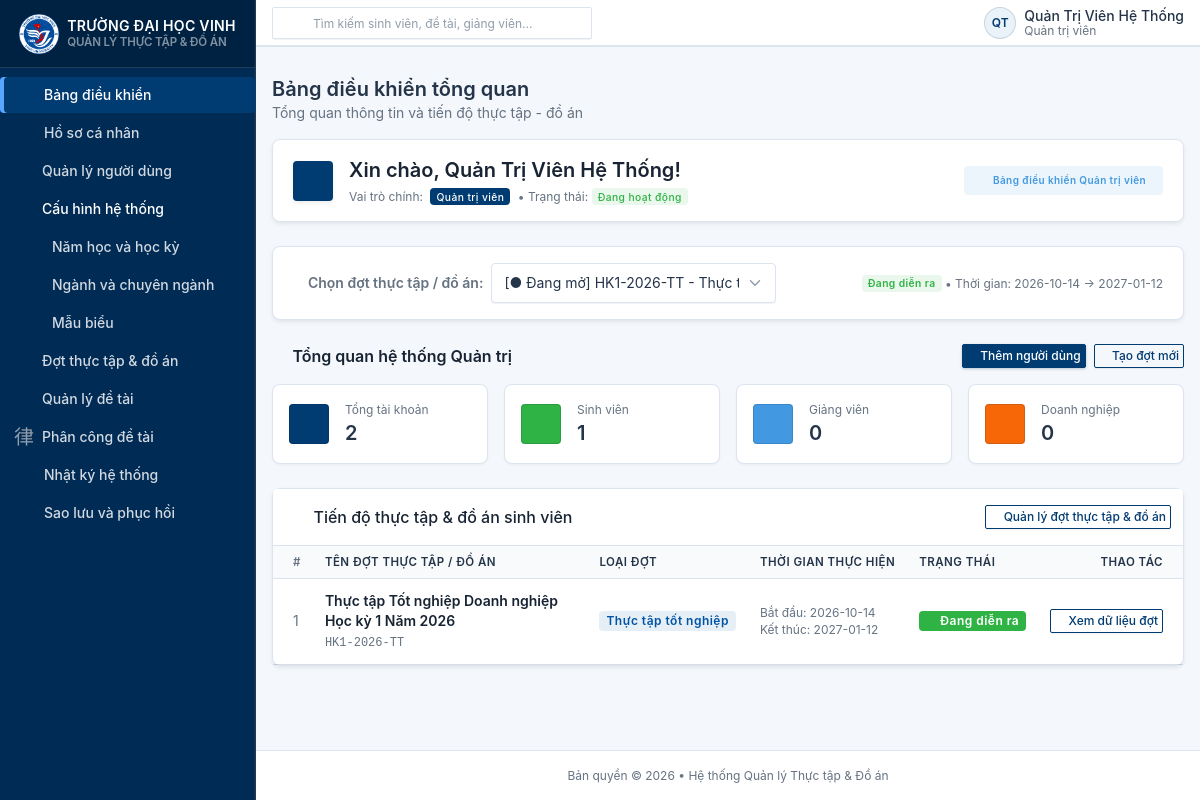
The app's page /dashboard (signed in) with its own data.
### tables this page shows
CREATE TABLE IF NOT EXISTS `internship_periods` (
    `id` INT UNSIGNED AUTO_INCREMENT PRIMARY KEY COMMENT 'Khóa chính tự tăng',
    `code` VARCHAR(50) NOT NULL COMMENT 'Mã đợt định danh duy nhất (vd: HK1-2026-TT, HK2-2026-DA)',
    `name` VARCHAR(150) NOT NULL COMMENT 'Tên hiển thị của đợt thực tập / đồ án',
    `type` ENUM('internship', 'graduation_project') NOT NULL COMMENT 'Loại đợt: internship (Thực tập) hoặc graduation_project (Đồ án tốt nghiệp)',
    `start_date` DATE NOT NULL COMMENT 'Ngày bắt đầu đợt (YYYY-MM-DD)',
    `end_date` DATE NOT NULL COMMENT 'Ngày kết thúc đợt (YYYY-MM-DD)',
    `status` ENUM('draft', 'active', 'closed') NOT NULL DEFAULT 'draft' COMMENT 'Trạng thái đợt: draft (Nháp/Chưa mở), active (Đang diễn ra), closed (Đã kết thúc/Đóng)',
    `description` TEXT NULL COMMENT 'Mô tả chi tiết, quy định hoặc thông báo cho đợt',
    `created_at` DATETIME NOT NULL DEFAULT CURRENT_TIMESTAMP COMMENT 'Thời điểm tạo bản ghi',
    `updated_at` DATETIME NOT NULL DEFAULT CURRENT_TIMESTAMP ON UPDATE CURRENT_TIMESTAMP COMMENT 'Thời điểm cập nhật cuối',
    UNIQUE KEY `uk_internship_periods_code` (`code`),
    INDEX `idx_internship_periods_status` (`status`),
    INDEX `idx_internship_periods_type` (`type`),
    INDEX `idx_internship_periods_dates` (`start_date`, `end_date`),
    CONSTRAINT `chk_period_dates` CHECK (`end_date` >= `start_date`)
);

### app/Views/dashboard/index.php (the view, shortened to what the rows shown need)
<?php
require dirname(__DIR__) . '/layouts/header.php';
$escape = static fn (mixed $value): string => htmlspecialchars((string) $value, ENT_QUOTES, 'UTF-8');
$allPeriods          = $allPeriods          ?? [];
$activePeriods       = $activePeriods       ?? [];
$selectedPeriod      = $selectedPeriod      ?? null;
$typeLabels          = $typeLabels          ?? [];
$statusLabels        = $statusLabels        ?? [];
?>
<div class="container-xl">
    <div class="card mb-4 border-0 shadow-sm bg-primary-lt">
        <div class="card-body py-3">
            <div class="row align-items-center">
                <div class="col">
                    <h2 class="mb-1 fw-bold text-dark">
                        Xin chào, <?= $escape($currentFullName) ?>!
                    </h2>
                </div>
            </div>
        </div>
    </div>
    <?php if (!empty($allPeriods)): ?>
        <div class="card mb-4 shadow-sm border-0 bg-white" id="current-periods">
            <div class="card-body py-3">
                <form method="get" action="<?= $escape($baseUrl) ?>/dashboard" class="row g-2 align-items-center">
                    <div class="col-auto">
                        <label for="period_select" class="col-form-label fw-bold text-secondary">
                        </label>
                    </div>
                    <div class="col-sm-6 col-md-4">
                        <select name="period_id" id="period_select" class="form-select" onchange="this.form.submit()">
                        </select>
                    </div>
                    <?php if ($selectedPeriod): ?>
                        <div class="col-auto ms-md-auto text-secondary small">
                            <span class="badge bg-<?= ($selectedPeriod['status'] ?? '') === 'active' ? 'success' : (($selectedPeriod['status'] ?? '') === 'draft' ? 'warning' : 'secondary') ?>-lt">
                                <?= $escape($statusLabels[$selectedPeriod['status'] ?? ''] ?? $selectedPeriod['status']) ?>
                            </span>
                            &bull; Thời gian: <?= $escape($selectedPeriod['start_date'] ?? 'N/A') ?> &rarr; <?= $escape($selectedPeriod['end_date'] ?? 'N/A') ?>
                        </div>
                    <?php endif; ?>
                </form>
            </div>
        </div>
    <?php endif; ?>
    <section class="card shadow-sm" aria-labelledby="internship-progress-title">
        <?php if (!empty($activePeriods)): ?>
            <div class="table-responsive">
                <table class="table table-vcenter table-hover card-table">
                    <thead>
                        <tr>
                            <th class="w-1 text-secondary">#</th>
                            <th>Tên đợt thực tập / đồ án</th>
                            <th>Loại đợt</th>
                            <th>Thời gian thực hiện</th>
                            <th>Trạng thái</th>
                            <th class="text-end">Thao tác</th>
                        </tr>
                    </thead>
                    <tbody>
                        <?php foreach ($activePeriods as $p): ?>
                            <tr>
                                <td class="text-secondary"><?= (int)($p['id'] ?? 0) ?></td>
                                <td>
                                    <div class="fw-bold text-dark"><?= $escape($p['name'] ?? '') ?></div>
                                    <small class="text-secondary font-monospace"><?= $escape($p['code'] ?? '') ?></small>
                                </td>
                                <td>
                                    <span class="badge bg-blue-lt">
                                        <?= $escape($typeLabels[$p['type'] ?? ''] ?? ($p['type'] ?? 'Chưa xác định')) ?>
                                    </span>
                                </td>
                                <td>
                                    <small class="text-secondary d-block">Bắt đầu: <?= $escape($p['start_date'] ?? 'N/A') ?></small>
                                    <small class="text-secondary d-block">Kết thúc: <?= $escape($p['end_date'] ?? 'N/A') ?></small>
                                </td>
                                <td>
                                    <span class="badge bg-success text-white">
                                        <i class="ti ti-check me-1"></i><?= $escape($statusLabels[$p['status'] ?? ''] ?? 'Đang mở') ?>
                                    </span>
                                </td>
                                <td class="text-end">
                                    <a href="<?= $escape($baseUrl) ?>/dashboard?period_id=<?= (int)$p['id'] ?>" class="btn btn-sm btn-outline-primary">
                                        <i class="ti ti-eye me-1"></i>Xem dữ liệu đợt
                                    </a>
                                </td>
                            </tr>
                        <?php endforeach; ?>
                    </tbody>
                </table>
            </div>
        <?php endif; ?>
    </section>
</div>
<?php require dirname(__DIR__) . '/layouts/footer.php'; ?>

### records on screen
internship_periods: status "Đang diễn ra", start_date "2026-10-14", end_date "2027-01-12", id "1", name "Thực tập Tốt nghiệp Doanh nghiệp Học kỳ 1 Năm 2026", code "HK1-2026-TT", type "Thực tập tốt nghiệp"

### other values on screen
$title "Năm học và học kỳ Ngành và chuyên ngành Mẫu biểu Nhật ký hệ thống Sao lưu và phục hồi"
$escape($headerInitials) "QT"
$escape($currentFullName) "Quản Trị Viên Hệ Thống"
$escape($displayRole) "Quản trị viên"
$escape($pageHeading) "Bảng điều khiển tổng quan"
$escape($pageDescription) "Tổng quan thông tin và tiến độ thực tập - đồ án"
$escape($portalTitle) "Bảng điều khiển Quản trị viên"
$adm['total_users'] "2"
$adm['count_students'] "1"
$adm['count_lecturers'] "0"
$adm['count_enterprises'] "0"
